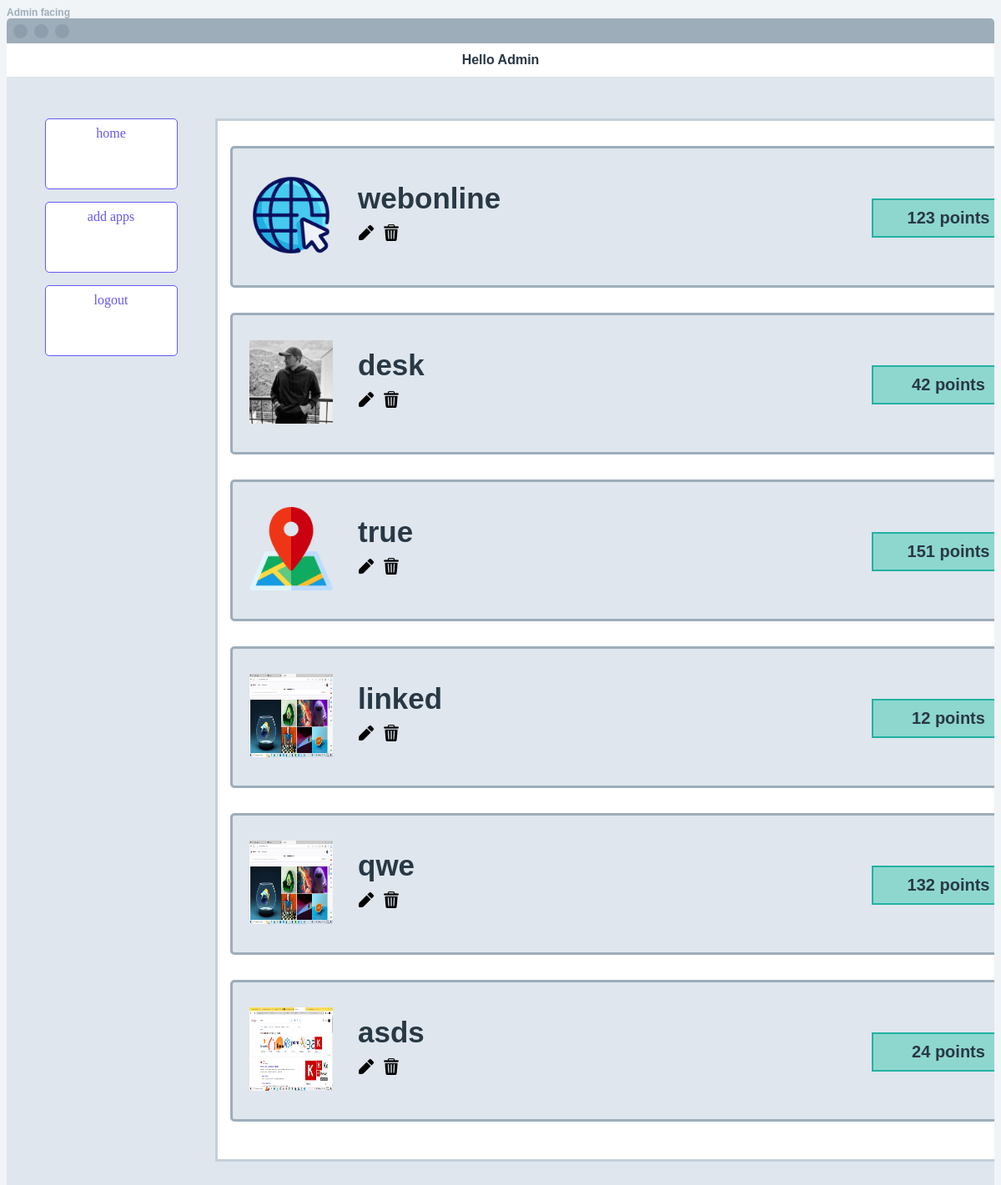
Screenshot of /app/ (signed in) with the database file from the repository.
### main/models.py (models this page shows)
class App(models.Model):
    appicon = models.ImageField(upload_to='icon/')
    appname = models.CharField(max_length=255)
    link = models.CharField(max_length=100)
    category= models.CharField(max_length=100)
    subcategory = models.CharField(max_length=100)
    points = models.IntegerField()
    created_at = models.DateTimeField(auto_now_add=True, null=True)
    def __str__(self):
        return self.appname

### main/views.py (the view)
# urls.py: path('', views.list, name='app_list'),
@login_required(login_url="/login")
def list(request):
    context = App.objects.all()
    print(context)
    return render(request, 'main/app_list.html', {'context': context})

### main/templates/main/app_list.html (shortened to what this page needs)
{% extends 'main/base.html' %}
{% load static %}
{% block content%}
{% for group in request.user.groups.all %}
<div class="content-above">  </div>
<div class="content">
    {% if group.name == 'admin' %}
        {% for app in context %}
        <div class="container" id="container">
            <div class="imagelist">
                <img class="listimage" src="{{ app.appicon.url }}" alt="{{ app.appname }} Image">
            </div>
            <div class="container1">
                <div class="left-content">
                    <a class="container1-name">{{app.appname}}</a>
                    <form class="form-list" action="{% url 'app_delete' app.id %}">
                        <a href="{% url 'app_update' app.id %}"><img src="media/pencil.png" alt="edit button" style="height: 20px; width: 20px;"></a>
                        <button type="submit" style=" border: #dfe6ed;
                        background-color: #dfe6ed"><img src="media/bin.png" alt="Delete button" style="height: 20px; width: 20px;"></button>
                    </form>
                </div>
                <div class="right-content">
                    <a class="container1-point">{{app.points}} points</a>
                </div>
            </div>
        </div>
        {% endfor %}
        {% endif %}
    </div>
{% endfor %}
{% endblock content%}

### main/templates/main/base.html (shortened to what this page needs)
{% load static %}
<!DOCTYPE html>
<html lang="en">
<head>
    <link rel="stylesheet" href="{% static 'main/style.css' %}">
</head>
<body>
<div class="centered-div">
{% for group in request.user.groups.all %}
{% if group.name == 'admin' %}
    <p class="admin-facing-text">Admin facing</p>
    <div class="inner-div">
        <div class="circle"></div>
        <div class="circle"></div>
        <div class="circle"></div>
    </div>
    <div class="inner-div">
        <p class="hello-admin-text">Hello Admin</p>
    </div>
    <div class="main-container">
        <div class="navbar">
            <a href="/app/" class="navbar-link active">home</a>
            <a href="{% url 'app_insert' %}" class="navbar-link active">add apps</a>
            <a href="/logout/" class="navbar-link active">logout</a>
        </div>
{% endif %}
        <div class="content-wrapper">
                {% block content %}
                {% endblock content %}
        </div>
    </div>
    </div>
{% endfor %}
</body>
</html>

### main/static/main/style.css (style rules this page uses)
body { background-color: rgba(240, 244, 247, 255); overflow: hidden; }
.centered-div { height: 98vh; background-color: rgba(240, 244, 247, 255); display: flex; flex-direction: column; }
.admin-facing-text { text-align: left; margin:0px; font-size: 12px; font-family: sans-serif; font-weight: bold; color: #9eadba; }
.hello-admin-text { font-family: sans-serif; font-weight: bold; color: #293845; }
.inner-div { display: flex; align-items: center; }
.inner-div:nth-child(2) { height: 30px; border-radius: 5px 5px 0px 0px; background-color: #9eadba; }
.circle { width: 17px; height: 17px; border-radius: 50%; background-color: #8f9eac; border-radius: 50%; margin-left: 8px; }
.inner-div:nth-child(3) { justify-content: center; height: 40px; background-color: white ; }
.main-container { display: flex; width: 100%; height:80%; background-color: #dfe6ed ; border-radius: 0px 0px 5px 5px; height: 91vh; }
.navbar { padding-top: 50px; display: flex; flex-direction: column; align-items: center; width: 250px; background-color: #dfe6ed; }
.navbar a { width:50%; height: 5%; text-align: center; vertical-align: text-bottom; margin-bottom: 15px; display: inline-block; padding: 8px 16px; background-color: white; color: #6558f5; border: 1px solid #6558f5; text-decoration: none; border-radius: 5px; cursor: pointer; }
.content-wrapper { flex: 1; flex-direction: column; flex-wrap: wrap; display: flex; overflow-y: auto; height:85vh; background-color: white; }
.content-above { display: flex; height: 50px; background-color: #dfe6ed; align-items: center; }
.content { flex: 1; padding: 30px; padding-right: 15px; padding-left: 15px; border: 3px solid #c3cfd9; overflow-y: auto; }
.container { display: flex; margin-bottom: 30px; padding: 20px; background-color: #dfe6ed; border: 3px solid #9eadba; border-radius: 5px; }
.imagelist { padding-top: 10px; padding-bottom: 10px; }
.listimage { padding-right: 30px; width:100px; height:100px; }
.container1 { display: flex; }
.left-content { display:block; margin-top: 20px; width: 400px; text-align: left; }
.container1-name { font-size: 35px; font-family: sans-serif; font-weight: bold; color:#293845; }
.form-list { margin-top: 10px; }
.right-content { margin-top: 40px; width: 400px; align-items:center; text-align: right; }
.container1-point { font-size: 20px; font-family: sans-serif; font-weight: bold; width:130px; display: inline-block; padding: 10px 25px; text-decoration: none; font-weight: bold; cursor: pointer; text-align: center; background-color: #8dd7cf; color:#293845; border: 2px solid #23b1a3; }

### rows the page displays
App: appicon (picture), appname "webonline", points "123"
App: appicon (picture), appname "desk", points "42"
App: appicon (picture), appname "true", points "151"
App: appicon (picture), appname "linked", points "12"
App: appicon (picture), appname "qwe", points "132"
App: appicon (picture), appname "asds", points "24"
